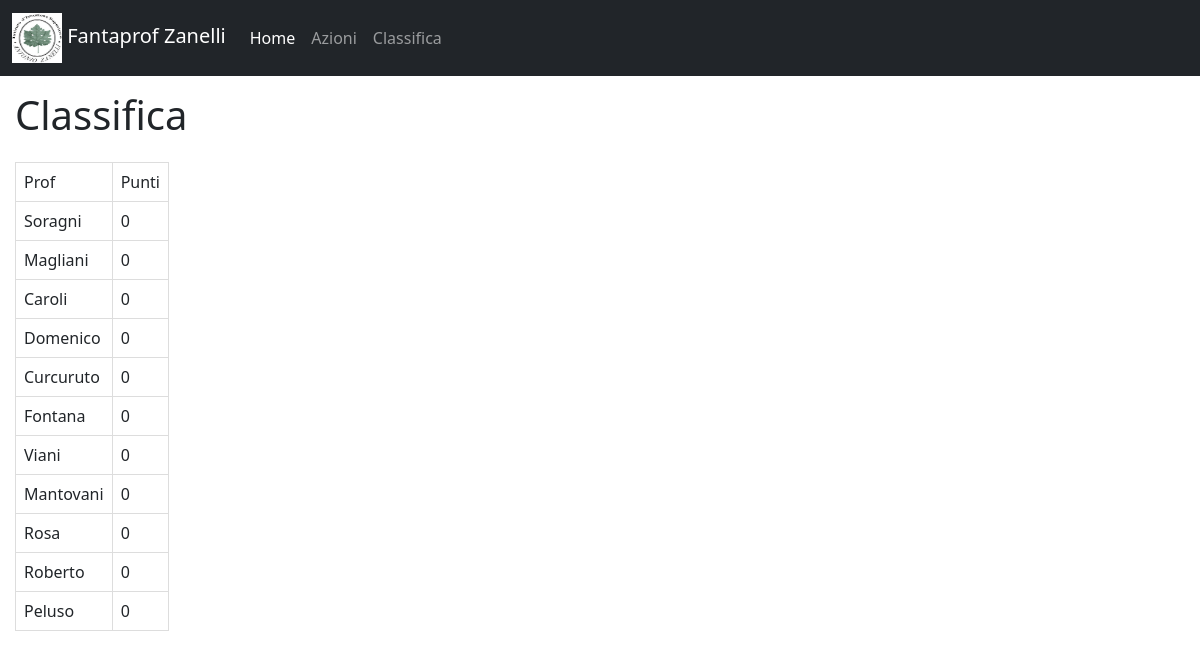
Before: /classifica with the older database file.
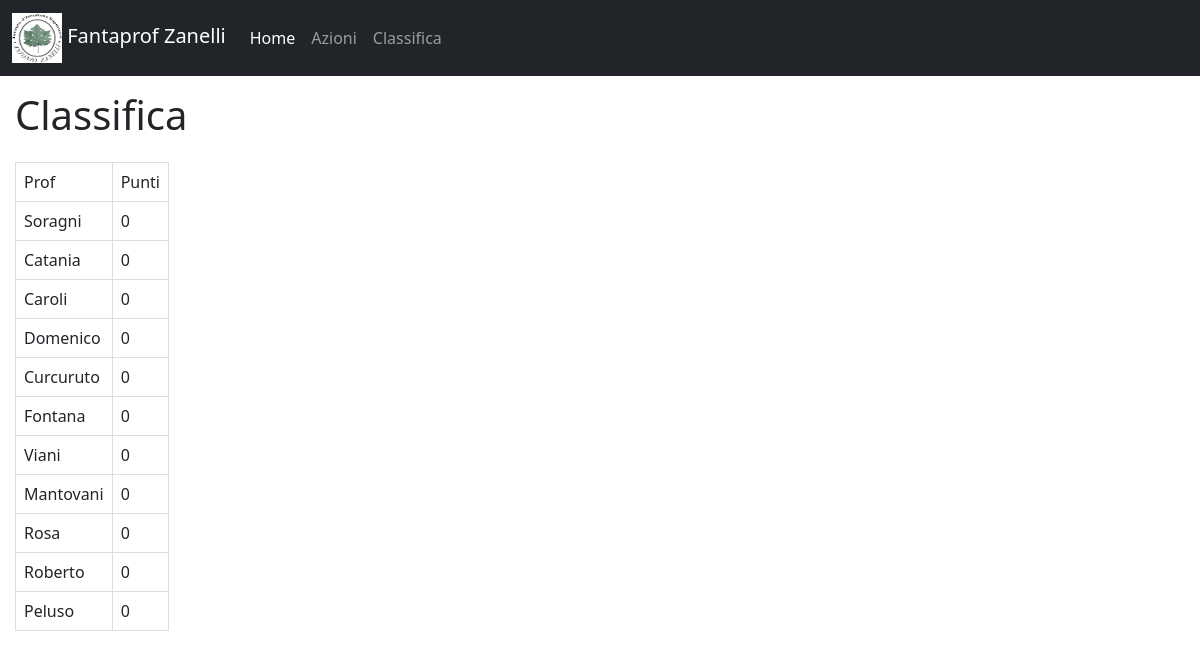
After: the same page with the newer database file.
### tables this page shows
CREATE TABLE Punti (ID INTEGER PRIMARY KEY AUTOINCREMENT, Nome STRING, UltimaAzione STRING, UltimiPunti STRING, Materia STRING, PuntiTotali INT, DataUltima DATETIME);

### app.py (the view)
@app.route('/classifica', methods=['GET', 'POST'])
def classificaPag():
    database = sqlite3.connect('database.db')
    cursor = database.cursor()
    cursor.execute(f"""SELECT Nome, PuntiTotali FROM Punti ORDER BY PuntiTotali DESC""")
    data = cursor.fetchall()
    return render_template('classifica.html', data = data)

### templates/classifica.html (shortened to what this page needs)
{% include 'navbar.html' %}
<html lang="en">
<head>
    <link href="https://cdn.jsdelivr.net/npm/bootstrap@5.1.3/dist/css/bootstrap.min.css" rel="stylesheet">
    <link rel="stylesheet" type="text/css" href="{{ url_for('static', filename='style.css') }}">
</head>
<body>
    <h1>Classifica</h1>
    <div class="content">
        {% include 'classificaContent.html' %}
    </div>
</body>
</html>

### templates/navbar.html (shortened to what this page needs)
<html lang="it">
  <head>
    <link href="https://cdn.jsdelivr.net/npm/bootstrap@5.1.3/dist/css/bootstrap.min.css" rel="stylesheet">
  </head>
  <body>
    <nav class="navbar navbar-expand-lg navbar-dark bg-dark">
      <div class="container-fluid">
        <a class="navbar-brand" href="#" style="vertical-align: center">
          <img src="/static/navbarlogo.jpg" alt="navbarlogo.jpg" width="50" height="50" class="d-inline-block align-text-center">
          Fantaprof Zanelli
        </a>
        <div class="collapse navbar-collapse" id="navbarNav">
          <ul class="navbar-nav">
            <li class="nav-item">
              <a class="nav-link active" aria-current="page" href="home">Home</a>
            </li>
            <li class="nav-item">
              <a class="nav-link" href="azioni">Azioni</a>
            </li>
            <li class="nav-item">
              <a class="nav-link" href="classifica">Classifica</a>
            </li>
          </ul>
        </div>
      </div>
    </nav>
  </body>
</html>

### templates/classificaContent.html
<div class='message'>
    <table>
        <tr><td>Prof</td><td>Punti</td></tr>
        <tr><td>{{ data[0][0] }} </td><td>{{ data[0][1] }}</td></tr>
        <tr><td>{{ data[1][0] }} </td><td>{{ data[1][1] }}</td></tr>
        <tr><td>{{ data[2][0] }} </td><td>{{ data[2][1] }}</td></tr>
        <tr><td>{{ data[3][0] }} </td><td>{{ data[3][1] }}</td></tr>
        <tr><td>{{ data[4][0] }} </td><td>{{ data[4][1] }}</td></tr>
        <tr><td>{{ data[5][0] }} </td><td>{{ data[5][1] }}</td></tr>
        <tr><td>{{ data[6][0] }} </td><td>{{ data[6][1] }}</td></tr>
        <tr><td>{{ data[7][0] }} </td><td>{{ data[7][1] }}</td></tr>
        <tr><td>{{ data[8][0] }} </td><td>{{ data[8][1] }}</td></tr>
        <tr><td>{{ data[9][0] }} </td><td>{{ data[9][1] }}</td></tr>
        <tr><td>{{ data[10][0] }} </td><td>{{ data[10][1] }}</td></tr>
    </table>
</div>

### static/style.css (style rules this page uses)
h1 { padding: 15px; }
table { border-collapse:collapse; padding: 15px; outline-offset: -15px; margin-left: 15px; }
td, th { border:1px solid #ddd; padding:8px; }

Changed rows visible on the page:
changed Punti: Nome "Magliani" → "Catania"
